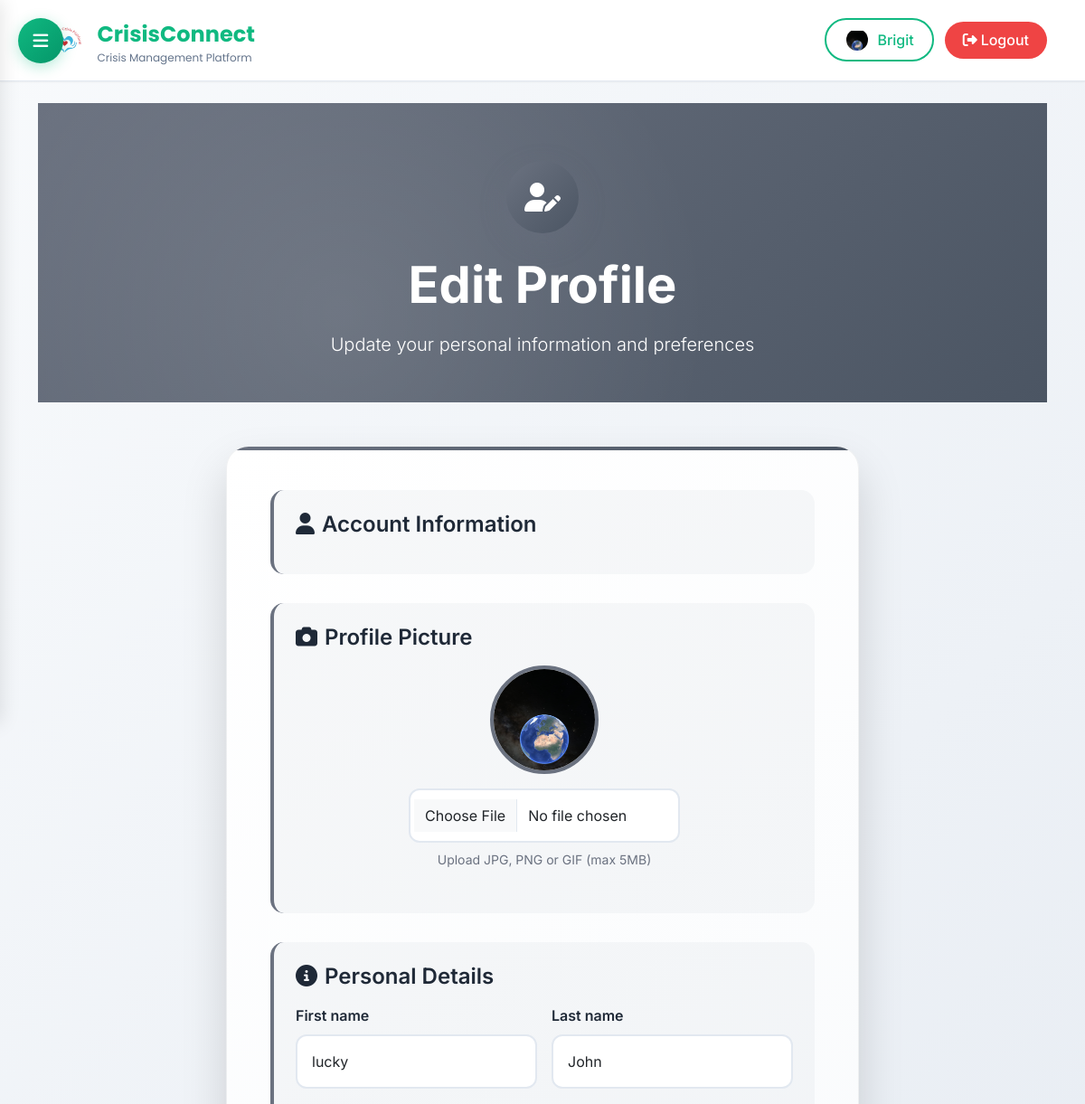
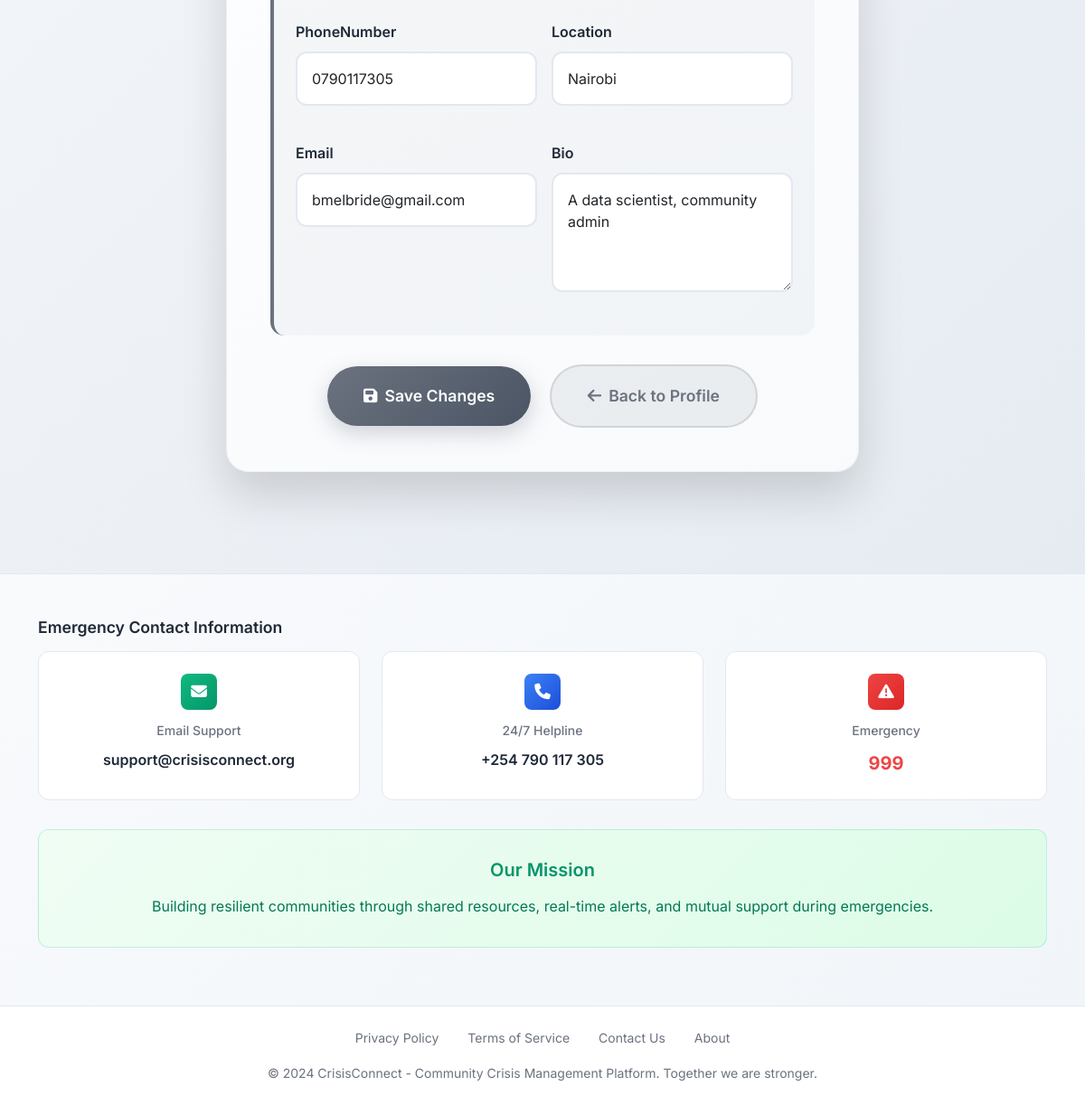
/edit_profile/ (signed in), run on the app's committed database (2 pictures, top to bottom).
### App/models.py (models this page shows, shortened)
class Profile(models.Model):
    ACCOUNT_TYPES = [
        ('community', 'Community Member'),
        ('donor', 'Donor/Supporter'),
    ]
    DONOR_TIERS = [
        ('basic', 'Basic Supporter'),
        ('standard', 'Standard Donor'),
        ('premium', 'Premium Supporter'),
    ]
    user = models.OneToOneField(User, on_delete=models.CASCADE)
    phoneNumber = models.CharField(
        max_length=17,
        default=' ',
        validators=[RegexValidator(regex=r'^\d*$', message='Only numeric values are allowed')]
    )
    location = models.CharField(max_length=100, blank=True, default=' ')
    bio = models.TextField(default='Bio information not provided')
    email = models.EmailField(default='example@example.com')
    profile_picture = models.ImageField(upload_to='profile_pics/', blank=True, null=True)
    first_name = models.CharField(max_length=100, default='')
    last_name = models.CharField(max_length=100, default='')
    is_verified = models.BooleanField(default=False)
    verification_requested = models.BooleanField(default=False)
    account_type = models.CharField(max_length=50, choices=ACCOUNT_TYPES, default='community')
    donor_tier = models.CharField(max_length=50, choices=DONOR_TIERS, blank=True, null=True)
    monthly_contribution = models.DecimalField(max_digits=10, decimal_places=2, default=0.00)
    total_donated = models.DecimalField(max_digits=10, decimal_places=2, default=0.00)
    donor_since = models.DateTimeField(blank=True, null=True)

### App/views.py (the view, shortened to what this page needs)
# urls.py: path('edit_profile/', UserEditView.as_view(), name='edit_profile'),
class UserEditView(UpdateView):
    model = User
    form_class = UserForm
    template_name = 'registration/edit_profile.html'
    success_url = reverse_lazy('profile_detail')
    def get_object(self, queryset=None):
        return self.request.user
    def get_context_data(self, **kwargs):
        data = super().get_context_data(**kwargs)
        if self.request.method == 'POST':
            data['profile_form'] = ProfileForm(self.request.POST, instance=self.request.user.profile)
        else:
            data['profile_form'] = ProfileForm(instance=self.request.user.profile)
        return data

### App/forms.py
class UserForm(forms.ModelForm):
    class Meta:
        model = User
        fields = ['first_name', 'last_name', 'email']

class ProfileForm(forms.ModelForm):
    class Meta:
        model = Profile
        fields = ['first_name', 'last_name', 'phoneNumber', 'location', 'email', 'bio', 'profile_picture']
        widgets = {
            'first_name': forms.TextInput(attrs={'class': 'form-control'}),
            'last_name': forms.TextInput(attrs={'class': 'form-control'}),
            'phoneNumber': forms.TextInput(attrs={'class': 'form-control'}),
            'location': forms.TextInput(attrs={'class': 'form-control'}),
            'email': forms.EmailInput(attrs={'class': 'form-control'}),
            'bio': forms.Textarea(attrs={'class': 'form-control'}),
        }

### App/templates/registration/edit_profile.html (shortened to what this page needs)
{% extends 'App/base.html' %}
{% block content %}
<div class="page-header">
    <div class="container" style="position: relative; z-index: 2;">
        <div class="edit-icon">
            <i class="fas fa-user-edit"></i>
        </div>
        <h1 class="display-4 fw-bold mb-3">Edit Profile</h1>
        <p class="lead fs-5">Update your personal information and preferences</p>
    </div>
</div>
<section class="py-5">
    <div class="container">
        <div class="edit-form">
            <form method="post" enctype="multipart/form-data" novalidate>
                <div class="form-section">
                    <h4><i class="fas fa-user me-2"></i>Account Information</h4>
                </div>
                <div class="form-section">
                    <h4><i class="fas fa-camera me-2"></i>Profile Picture</h4>
                    <div class="text-center mb-4">
                        <div class="profile-picture-preview" style="position: relative; display: inline-block;">
                            {% if request.user.profile.profile_picture %}
                                <img src="{{ request.user.profile.profile_picture.url }}" alt="Profile" style="width: 120px; height: 120px; border-radius: 50%; object-fit: cover; border: 4px solid #6b7280;">
                            {% else %}
                                <div style="width: 120px; height: 120px; border-radius: 50%; background: linear-gradient(135deg, #6b7280, #4b5563); display: flex; align-items: center; justify-content: center; color: white; font-size: 3rem; font-weight: bold;">
                                    {{ request.user.username|first|upper }}
                                </div>
                            {% endif %}
                        </div>
                        <div class="mt-3">
                            <input type="file" name="profile_picture" accept="image/*" class="form-control" style="max-width: 300px; margin: 0 auto;">
                            <small style="color: #6b7280; display: block; margin-top: 0.5rem;">Upload JPG, PNG or GIF (max 5MB)</small>
                        </div>
                    </div>
                </div>
                <div class="form-section">
                    <h4><i class="fas fa-info-circle me-2"></i>Personal Details</h4>
                    <div class="form-row">
                        {% for field in profile_form %}
                            {% if field.name != 'profile_picture' %}
                            <div class="form-group">
                                <label class="form-label">{{ field.label }}</label>
                                {% if field.name == 'phoneNumber' %}
                                    <input type="tel" name="{{ field.name }}" class="form-control" value="{{ field.value|default:'' }}" placeholder="Phone number">
                                {% elif field.name == 'location' %}
                                    <input type="text" name="{{ field.name }}" class="form-control" value="{{ field.value|default:'' }}" placeholder="Your location">
                                {% elif field.name == 'bio' %}
                                    <textarea name="{{ field.name }}" class="form-control" rows="4" placeholder="Tell us about yourself...">{{ field.value|default:'' }}</textarea>
                                {% else %}
                                    <input type="text" name="{{ field.name }}" class="form-control" value="{{ field.value|default:'' }}">
                                {% endif %}
                            </div>
                            {% endif %}
                        {% endfor %}
                    </div>
                </div>
                <div class="text-center">
                    <button type="submit" class="btn-save">
                        <i class="fas fa-save me-2"></i>Save Changes
                    </button>
                    <a href="{% url 'profile_detail' %}" class="btn-back">
                        <i class="fas fa-arrow-left me-2"></i>Back to Profile
                    </a>
                </div>
            </form>
        </div>
    </div>
</section>
{% endblock %}

### App/templates/App/base.html (shortened to what this page needs)
{% load static %}
<!DOCTYPE html>
<html lang="en">
<head>
    <link href="https://cdn.jsdelivr.net/npm/bootstrap@5.3.3/dist/css/bootstrap.min.css" rel="stylesheet">
    <link href="https://cdnjs.cloudflare.com/ajax/libs/font-awesome/6.4.0/css/all.min.css" rel="stylesheet">
</head>
<body>
    <div class="main-content">
    <button class="hamburger-menu" onclick="toggleSidebar()">
        <i class="fas fa-bars"></i>
    </button>
    <nav class="navbar-modern">
        <div class="container">
            <div class="d-flex justify-content-between align-items-center w-100">
                <a class="navbar-brand" href="{% url 'home' %}" style="display: flex; align-items: center;">
                    <img src="{% static 'images/community4.png' %}" alt="CrisisConnect Logo" style="height: 40px; margin-right: 0.5rem;">
                    <div>
                        <div class="navbar-brand-text" style="font-weight: 700; font-size: 1.5rem;">CrisisConnect</div>
                        <div class="navbar-brand-tagline" style="font-size: 0.75rem; color: var(--text-secondary); font-weight: 400; line-height: 1;">Crisis Management Platform</div>
                    </div>
                </a>
                {% if 'password_reset' not in request.path and 'reset' not in request.path %}
                <div class="auth-buttons">
                    {% if user.is_authenticated %}
                        <a href="{% url 'profile_detail' %}" class="btn-auth btn-login" style="display: flex; align-items: center; gap: 0.5rem;" title="Profile - {{ user.username }}">
                            <div style="width: 28px; height: 28px; border-radius: 50%; overflow: hidden; border: 2px solid rgba(255,255,255,0.3);">
                                {% if user.profile.profile_picture %}
                                    <img src="{{ user.profile.profile_picture.url }}" alt="{{ user.username }}" style="width: 100%; height: 100%; object-fit: cover;">
                                {% else %}
                                    <div style="width: 100%; height: 100%; background: linear-gradient(135deg, #10b981, #059669); display: flex; align-items: center; justify-content: center; color: white; font-weight: bold; font-size: 0.8rem;">
                                        {{ user.username|first|upper }}
                                    </div>
                                {% endif %}
                            </div>
                            <span class="btn-text">{{ user.username }}</span>
                        </a>
                        <form method="post" action="{% url 'logout' %}" class="d-inline">
                            <button type="submit" class="btn-logout" title="Logout">
                                <i class="fas fa-sign-out-alt me-1"></i><span class="btn-text">Logout</span>
                            </button>
                        </form>
                    {% endif %}
                </div>
                {% endif %}
            </div>
        </div>
    </nav>
    <div class="container mt-4">
        {% block content %}
        {% endblock %}
    </div>
    {% include 'App/footer.html' %}
    </div>
</body>
</html>

### App/templates/App/base.html (style rules this page uses)
:root { --primary-color: #10b981; --primary-dark: #059669; --secondary-color: #3b82f6; --accent-color: #f59e0b; --danger-color: #ef4444; --warning-color: #f97316; --dark-color: #1f2937; --light-gray: #f8fafc; --border-color: #e2e8f0; --text-primary: #1e293b; --text-secondary: #64748b; --shadow-sm: 0 1px 2px 0 rgb(0 0 0 / 0.05); --shadow-md: 0 4px 6px -1px rgb(0 0 0 / 0.1); --shadow-lg: 0 10px 15px -3px rgb(0 0 0 / 0.1); --gradient-primary: linear-gradient(135deg, #10b981 0%, #059669 100%); --gradient-secondary: linear-gradient(135deg, #3b82f6 0%, #1d4ed8 100%); --gradient-emergency: linear-gradient(135deg, #ef4444 0%, #dc2626 100%); }
* { margin: 0; padding: 0; box-sizing: border-box; }
body { font-family: 'Inter', -apple-system, BlinkMacSystemFont, sans-serif; background: linear-gradient(135deg, #f8fafc 0%, #e2e8f0 100%); color: var(--text-primary); line-height: 1.6; min-height: 100vh; }
.navbar-modern { background: rgba(255, 255, 255, 0.95); backdrop-filter: blur(20px); border-bottom: 1px solid var(--border-color); padding: 1.2rem 0; position: sticky; top: 0; z-index: 1000; box-shadow: var(--shadow-sm); transition: all 0.4s cubic-bezier(0.25, 0.46, 0.45, 0.94); }
.hamburger-menu { position: fixed; top: 20px; left: 20px; background: var(--gradient-primary); border: none; width: 50px; height: 50px; border-radius: 50%; color: white; font-size: 1.2rem; cursor: pointer; z-index: 10001; box-shadow: 0 4px 15px rgba(16, 185, 129, 0.3); transition: all 0.4s cubic-bezier(0.25, 0.46, 0.45, 0.94); }
.navbar-brand img { transition: all 0.4s cubic-bezier(0.25, 0.46, 0.45, 0.94); }
.navbar-brand-text { transition: all 0.4s cubic-bezier(0.25, 0.46, 0.45, 0.94); }
.navbar-brand-tagline { transition: all 0.4s cubic-bezier(0.25, 0.46, 0.45, 0.94); opacity: 1; }
.navbar-brand { font-family: 'Poppins', sans-serif; font-weight: 700; font-size: 1.5rem; color: var(--primary-color) !important; text-decoration: none; }
.main-content { transition: margin-left 0.4s cubic-bezier(0.25, 0.46, 0.45, 0.94); }
.auth-buttons { display: flex; gap: 0.75rem; align-items: center; transition: all 0.4s cubic-bezier(0.25, 0.46, 0.45, 0.94); }
.btn-auth { padding: 0.5rem 1.25rem; border-radius: 25px; font-weight: 500; text-decoration: none; transition: all 0.3s ease; border: 2px solid transparent; }
.btn-login { color: var(--primary-color); border-color: var(--primary-color); }
.btn-logout { background: var(--danger-color); color: white; border: none; padding: 0.5rem 1.25rem; border-radius: 25px; font-weight: 500; cursor: pointer; transition: all 0.3s ease; }

### data on the page
Profile: first_name "lucky" "John" "bmelbride@gmail.com", phoneNumber "0790117305", location "Nairobi", bio "A data scientist, community admin"

### other printed values
{{ user.username }} "Brigit"
{{ field.label }} "First name" "Last name" "PhoneNumber" "Location" "Email" "Bio"
